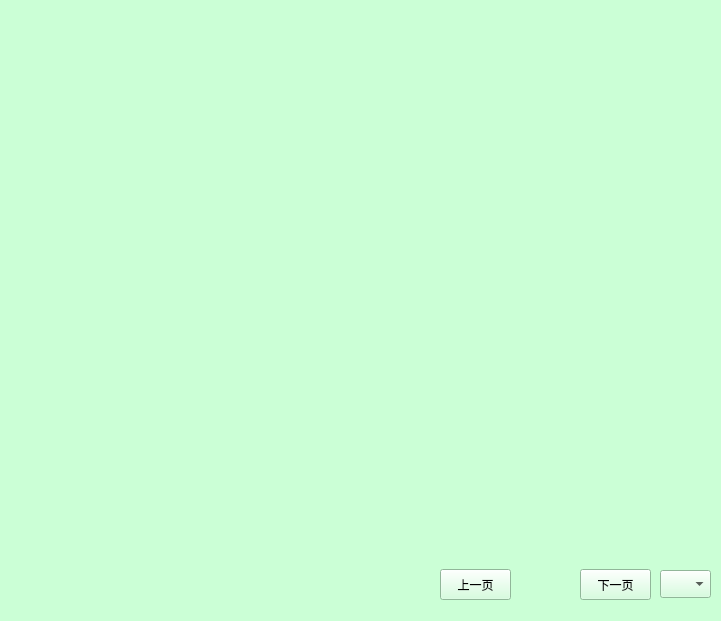
     <widget class="QWidget" name="widget" native="true">
      <property name="geometry">
       <rect>
        <x>260</x>
        <y>40</y>
        <width>721</width>
        <height>621</height>
       </rect>
      </property>
      <property name="styleSheet">
       <string notr="true">background-color: rgb(203, 255, 214);</string>
      </property>
      <widget class="QPushButton" name="pushButtonLastPage">
       <property name="geometry">
        <rect>
         <x>440</x>
         <y>569</y>
         <width>71</width>
         <height>31</height>
        </rect>
       </property>
       <property name="text">
        <string>上一页</string>
       </property>
      </widget>
      <widget class="QPushButton" name="pushButtonNextPage">
       <property name="geometry">
        <rect>
         <x>580</x>
         <y>569</y>
         <width>71</width>
         <height>31</height>
        </rect>
       </property>
       <property name="text">
        <string>下一页</string>
       </property>
      </widget>
      <widget class="QLabel" name="labelCurrentPage">
       <property name="geometry">
        <rect>
         <x>520</x>
         <y>579</y>
         <width>21</width>
         <height>16</height>
        </rect>
       </property>
       <property name="styleSheet">
        <string notr="true">color: rgb(255, 0, 0);</string>
       </property>
       <property name="text">
        <string/>
       </property>
      </widget>
      <widget class="QLabel" name="labelTotalPage">
       <property name="geometry">
        <rect>
         <x>550</x>
         <y>579</y>
         <width>21</width>
         <height>16</height>
        </rect>
       </property>
       <property name="text">
        <string/>
       </property>
      </widget>
      <widget class="QComboBox" name="comboBox">
       <property name="geometry">
        <rect>
         <x>660</x>
         <y>570</y>
         <width>51</width>
         <height>28</height>
        </rect>
       </property>
       <property name="editable">
        <bool>false</bool>
       </property>
       <property name="currentText">
        <string/>
       </property>
      </widget>
     </widget>
